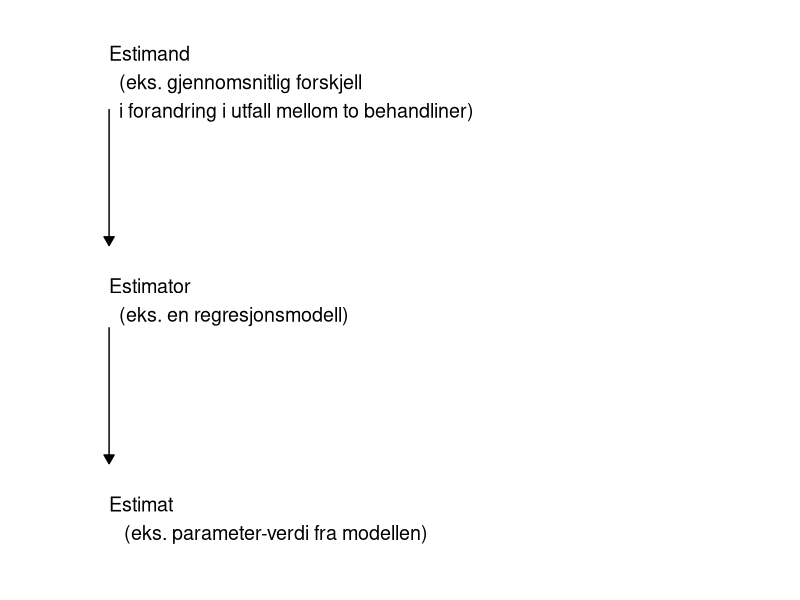
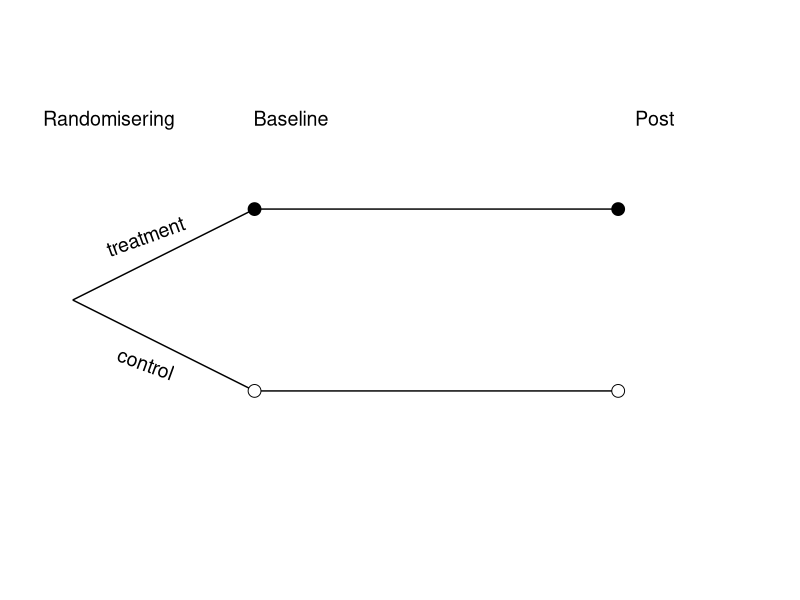

Source code (R) for these figures, in order: (Note: this script raises an error after producing the figures.)
## ---- chunk 1
#| fig-cap: "Estimand, estimator og estimat"
#| label: fig-estimand
#| fig-width: 6
#| fig-height: 3
#| echo: false
#| warning: false
#| message: false
#| column: margin

library(tidyverse)


data.frame(x = c(0,0.5), 
           y = c(0,1)) %>%
  ggplot(aes(x,y)) + theme_void() +
  
  scale_y_continuous(limits = c(0,1)) +
  scale_x_continuous(limits = c(0,1)) +
  
  annotate("text", x = 0.1, y = 0.9, label = "Estimand \n  (eks. gjennomsnitlig forskjell \n  i forandring i utfall mellom to behandliner)", size = 5, hjust = 0) +
  annotate("text", x = 0.1, y = 0.5, label = "Estimator \n  (eks. en regresjonsmodell)", size = 5, hjust = 0) +
  annotate("text", x = 0.1, y = 0.1, label = "Estimat  \n   (eks. parameter-verdi fra modellen)", size = 5, hjust = 0) +
  
    annotate("segment", 
           x = c(0.1,
                 0.1), 
           xend = c(0.1, 
                    0.1), 
           y = c(0.85,
                 0.45), 
           yend = c(0.6, 
                    0.2), 
           arrow = arrow(angle = 30, length = unit(0.1, "inches"), ends = "last", type = "closed")) 
  
  

## ---- chunk 2
#| fig-cap: Studiedesignet
#| fig-width: 6
#| fig-height: 3
#| echo: false
#| warning: false
#| message: false

library(tidyverse)


data.frame(x = c(0,1), 
           y = c(0,1)) %>%
  ggplot(aes(x,y)) + theme_void() +
  
  scale_y_continuous(limits = c(0,0.6)) +
  scale_x_continuous(limits = c(0,1)) +
  
  annotate("text", x = 0.1, y = 0.5, label = "Randomisering", size = 5) +
  annotate("text", x = 0.35, y = 0.5, label = "Baseline", size = 5) +
  annotate("text", x = 0.85, y = 0.5, label = "Post", size = 5) +
  
  annotate("segment", 
           x = c(0.05,
                 0.05,
                 0.3, 
                 0.3), 
           xend = c(0.3, 
                    0.3, 
                    0.8, 
                    0.8), 
           y = c(0.3,
                 0.3, 
                 0.2, 
                 0.4), 
           yend = c(0.2, 
                    0.4, 
                    0.2, 
                    0.4)) +
  annotate("point", 
           shape = 21, fill = "black",
           size = 4, x = c(0.3,0.8), y = c(0.4, 0.4)) +
  
  annotate("point", 
           shape = 21, fill = "white",
           size = 4, x = c(0.3,0.8), y = c(0.2, 0.2)) +
  
  annotate("text", label = "treatment", x = 0.15, y = 0.37,
           angle = 20,
           size = 5) +
  annotate("text", label = "control", x = 0.15, y = 0.23,
           angle = -20,
           size = 5)
  







## ---- chunk 3
#| echo: false
#| warning: false
#| message: false


library(tidyverse)
set.seed(1)

#' Simulate two group data from a population
#' n, sample size in each group
#' beta, true difference between the groups in post treattment
#' m, true mean in control group and baseline
#' s, true standard deviation in control group and baseline
#' measure_error, standard deviation of the measurement error


two_groups <- function(n = 5, beta = 2, m = 50, s = 5, measure_error = 1){
  dat <- data.frame(id = seq(from = 1, to = 2*n, by = 1), 
                    group = rep(c("control", "treatment"), each = n),
             baseline = c(rnorm(n, m, s), rnorm(n, m, s))) %>%
    
    mutate(post = case_when(group == "control" ~ baseline + rnorm(n, 0, measure_error),
                            group == "treatment" ~ baseline + rnorm(n, beta, measure_error)))
}




set.seed(1)



d1 <- two_groups(n = 5,  beta = 2, m = 50, s = 10, measure_error = 2)
d2 <- two_groups(n = 15, beta = 2, m = 46, s = 10, measure_error = 4)
d3 <- two_groups(n = 63, beta = 2, m = 42, s = 10, measure_error = 5)
d4 <- two_groups(n = 7,  beta = 2, m = 46, s = 10, measure_error = 5)
d5 <- two_groups(n = 9,  beta = 2, m = 50, s = 10, measure_error = 2)
d6 <- two_groups(n = 12, beta = 2, m = 46, s = 10, measure_error = 1.9)


write_csv2(d1, "data/sammenligne_gjennmsnitt1.csv")
write_csv2(d2, "data/sammenligne_gjennmsnitt2.csv")
write_csv2(d3, "data/sammenligne_gjennmsnitt3.csv")
write_csv2(d4, "data/sammenligne_gjennmsnitt4.csv")
write_csv2(d5, "data/sammenligne_gjennmsnitt5.csv")
write_csv2(d6, "data/sammenligne_gjennmsnitt6.csv")



## Not run

comb_dat <- bind_rows(mutate(d1,ds = "d1"), 
          mutate(d2,ds = "d2"),
          mutate(d3,ds = "d3"),
          mutate(d4,ds = "d4"),
          mutate(d5,ds = "d5"),
          mutate(d6,ds = "d6")) %>%
  mutate(change = post - baseline, 
         group = factor(group, levels = c("treatment", "control")))


datasets <- distinct(comb_dat, ds) %>%
  pull(ds)


resdf <- list()

for(i in 1:length(datasets)){
  dat <- filter(comb_dat, ds == datasets[i])
  
  res <- t.test(dat$change ~ dat$group)
  
  resdf[[i]] <- data.frame(t.val = res$statistic, 
             p.val = res$p.value, 
             estimate = res$estimate[1] - res$estimate[2],
             ci.lower = res$conf.int[1],
             ci.upper = res$conf.int[2],
             n = nrow(dat),
             ds = datasets[i], 
             row.names = NULL)
  
  
}


# 
# bind_rows(resdf) %>%
#   mutate(ds = paste(ds, ", n =", n)) %>%
#   ggplot(aes(x = ds, y = estimate)) +
#   geom_point() + 
#   geom_errorbar(aes(ymin = ci.lower, ymax = ci.upper)) + 
#   geom_hline(yintercept = 0, linetype = "dashed") + 
#   theme_classic() + 
#   theme(axis.text.x = element_text()) + labs(y = "Estimate of change", x = "Dataset") + 
#   coord_flip()
# 




## ---- chunk 4
